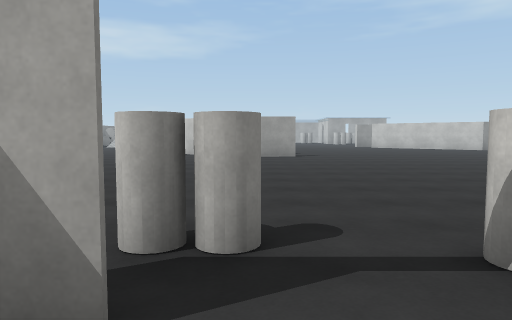
[1] (above)

24 first-person views from a walk through a Unity game level. The camera is 1.5 m above the floor, tilts 4° down and sees 70° across. The floor is counted in squares, 1.8 m on a side. Each view is taken from the middle of a square. On the plan, view 1 faces up. The plan holds only what a view shows up to about 12 squares ahead; the rest is blank. The place goes on beyond the plan. The player is left out. Surface patterns are stand-ins for the level's own textures.

[2]
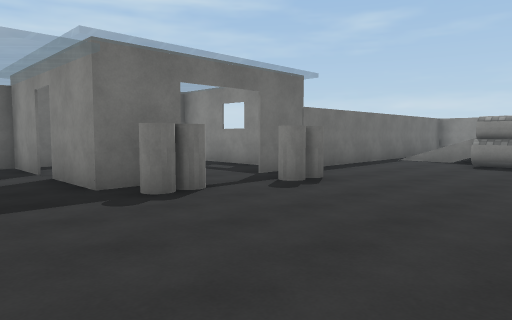

[3]
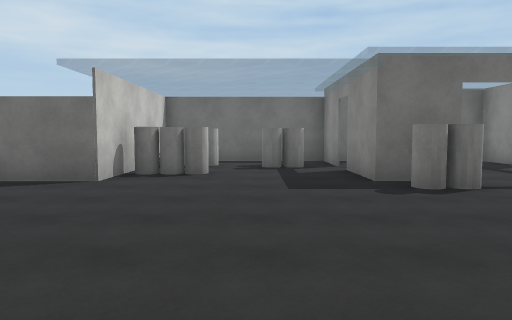

[4]
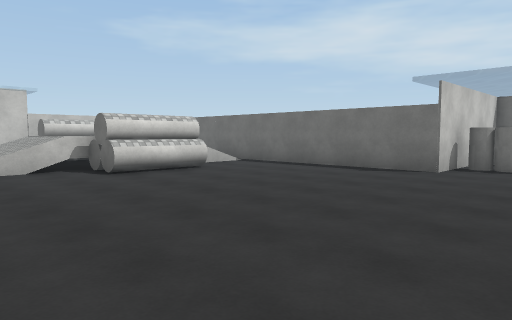

[5]
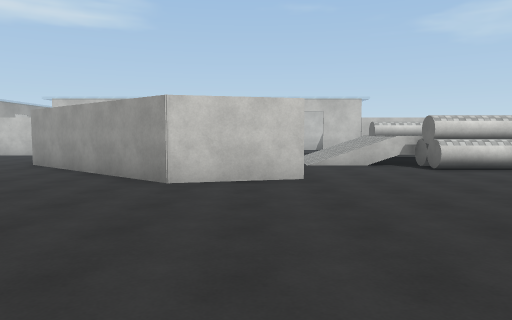

[6]
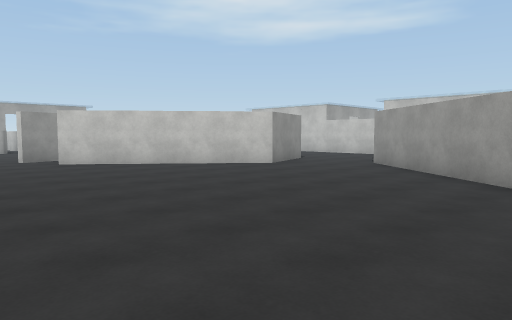

[7]
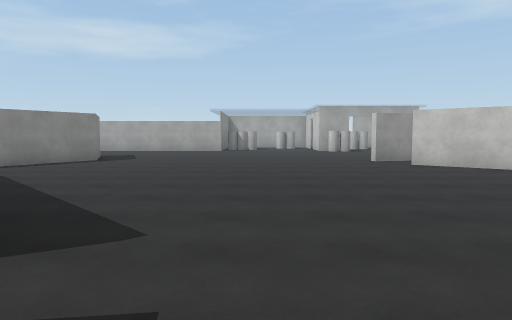

[8]
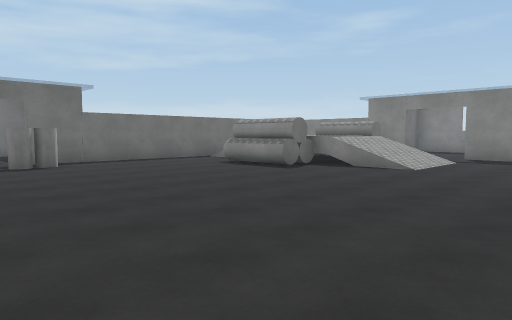

[9]
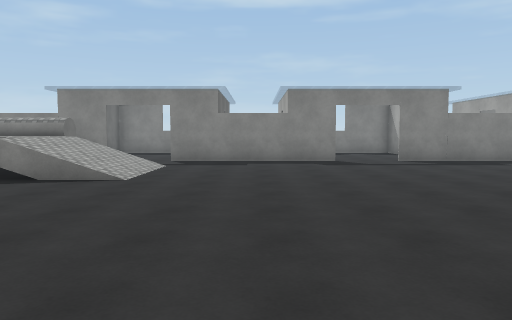

[10]
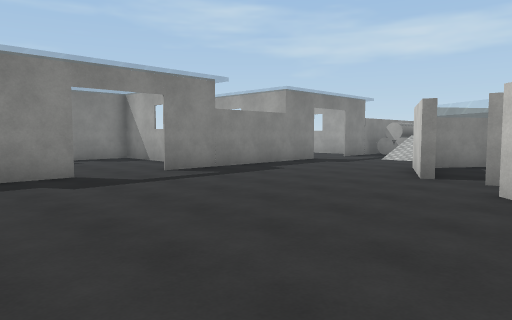

[11]
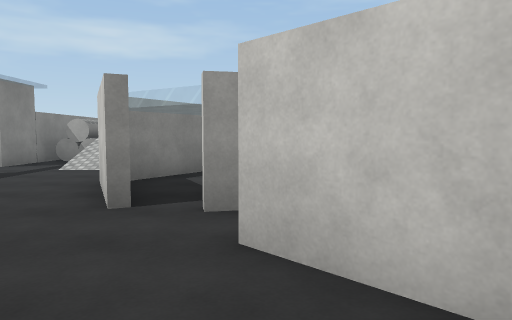

[12]
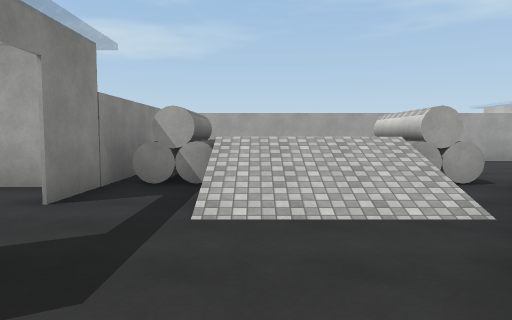

[13]
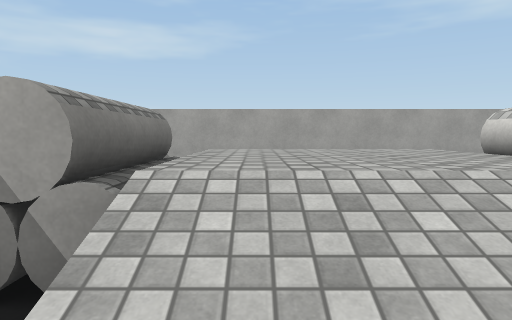

[14]
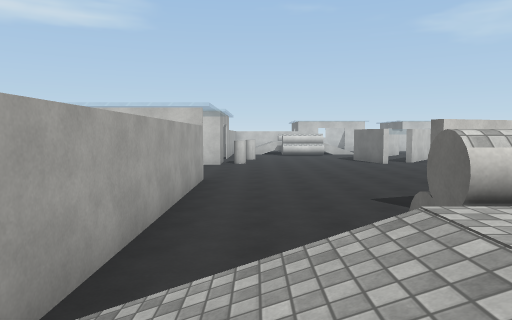

[15]
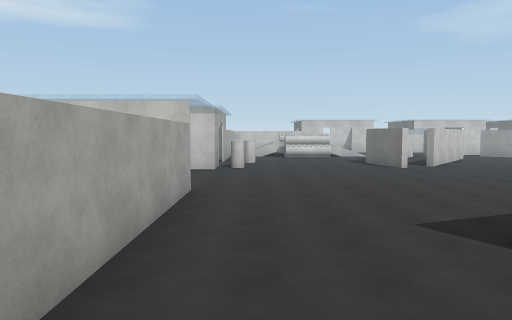

[16]
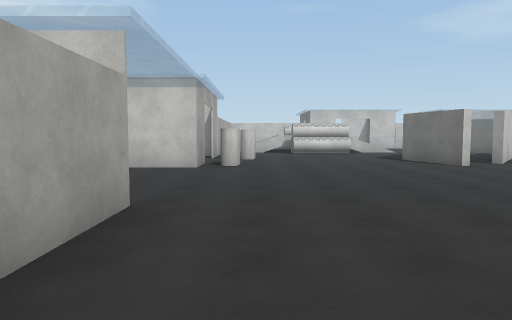

[17]
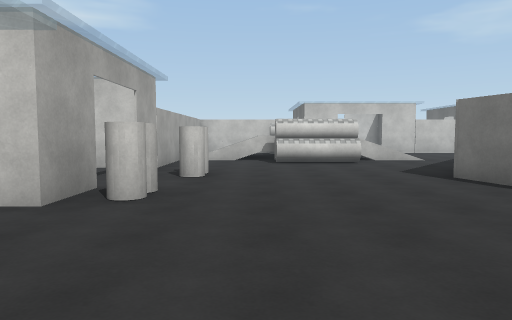

[18]
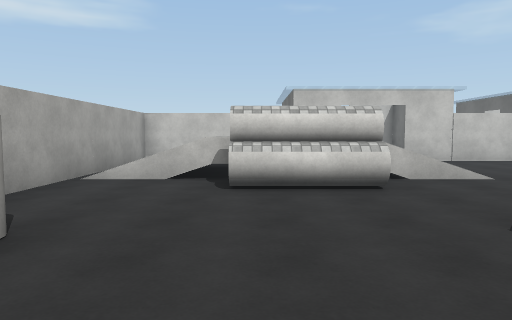

[19]
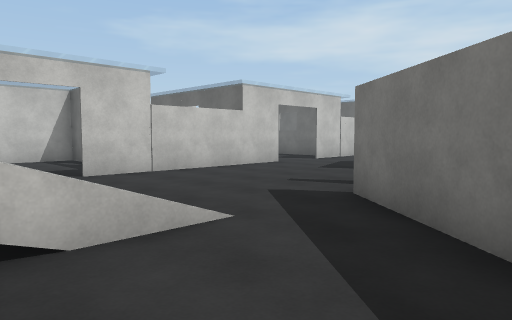

[20]
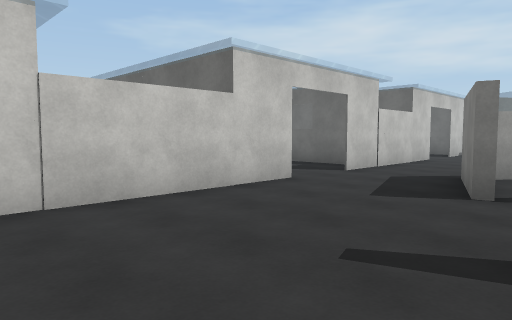

[21]
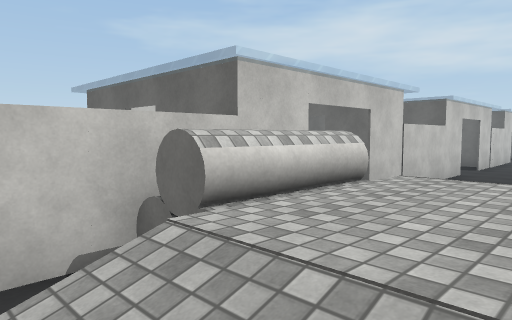

[22]
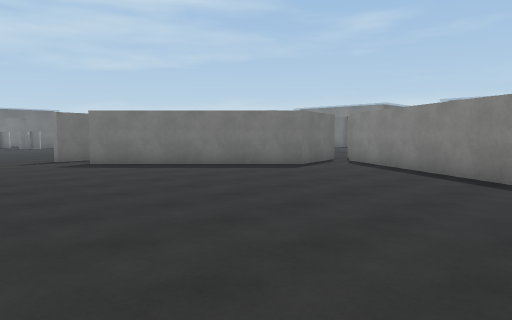

[23]
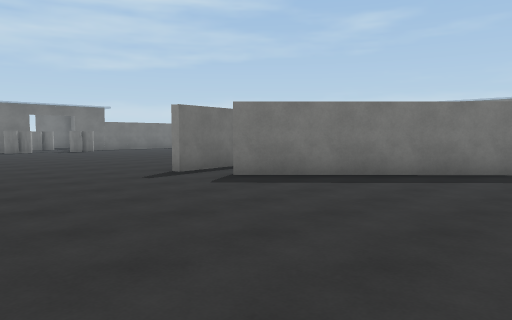

[24]
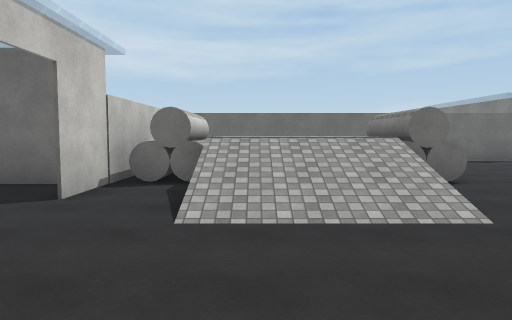

### Floor plan
Key: @ floor where view 1 was taken; # wall or solid block; . main floor; : floor 1.5 m higher than the main floor; / step, stairs or slope; H house; C cylinder.
Columns run from 12 left of view 1 to 23 right of it. Each row starts with its distance up from view 1.
 32  ############H    HH  HH#######
 31    ///.............H......///  #
 30    ///...............HH...///. #
 29 # .///....................///..#
 28 #CC:::C..................C ::CC#
 27 #CC:::C.. ...............C ::CCHHHHH
 26 HCC:::C#   ..............C:::CC
 25  H.///    #........### ...///
 24  ..///   ##..........   ..///..
 23  ....## ##..........#. ##......H
 22  H...#. #...........## ###.....HHHHH
 21  H...#.##.............##  .....#
 20 # ...#.#...............### ....#
 19 #......####....................HHHHH
 18 H .....## ##...................H
 17  H.....##  ##.............###..
 16  .......    ##...........####..
 15  ........   ##..........#####..H
 14  H........  ##.........##    ..HHH
 13 H .....................#    ...#
 12 #......................#     ..HH
 11 H .....................#  .....H
 10  H.............................
  9  ..///....................///..
  8   .///....................///..H
  7  H.:::....................C::..HH
  6  HC   C..................C   CC#
  5  C    C..................C:::CC#
  4      /....................C    #
  3      /.....HH............./
  2      /.....H..HH..........///
  1      #####HH   H    H#########
  0           H @  H  HHH
 -1           H     H   H
 -2           H    HH HHH
 -3           H    H    H

Where each view was taken, in squares from view 1:
view 1: 0 up, 0 right, facing up
view 2: 7 up, 5 right, facing down-left
view 3: 8 up, 5 right, facing down
view 4: 10 up, 5 right, facing down-right
view 5: 11 up, 4 right, facing right
view 6: 12 up, 4 right, facing up-right
view 7: 13 up, 3 right, facing up
view 8: 13 up, 2 right, facing down-left
view 9: 12 up, 0 right, facing left
view 10: 12 up, 4 left, facing up-left
view 11: 15 up, 5 left, facing up
view 12: 20 up, 9 left, facing up
view 13: 24 up, 9 left, facing up
view 14: 30 up, 9 left, facing right
view 15: 30 up, 7 left, facing right
view 16: 30 up, 3 left, facing right
view 17: 29 up, 2 right, facing right
view 18: 28 up, 7 right, facing right
view 19: 26 up, 11 right, facing down-right
view 20: 23 up, 14 right, facing down-right
view 21: 30 up, 15 right, facing down-right
view 22: 26 up, 5 right, facing down-left
view 23: 21 up, 6 right, facing down-left
view 24: 13 up, 16 right, facing down
